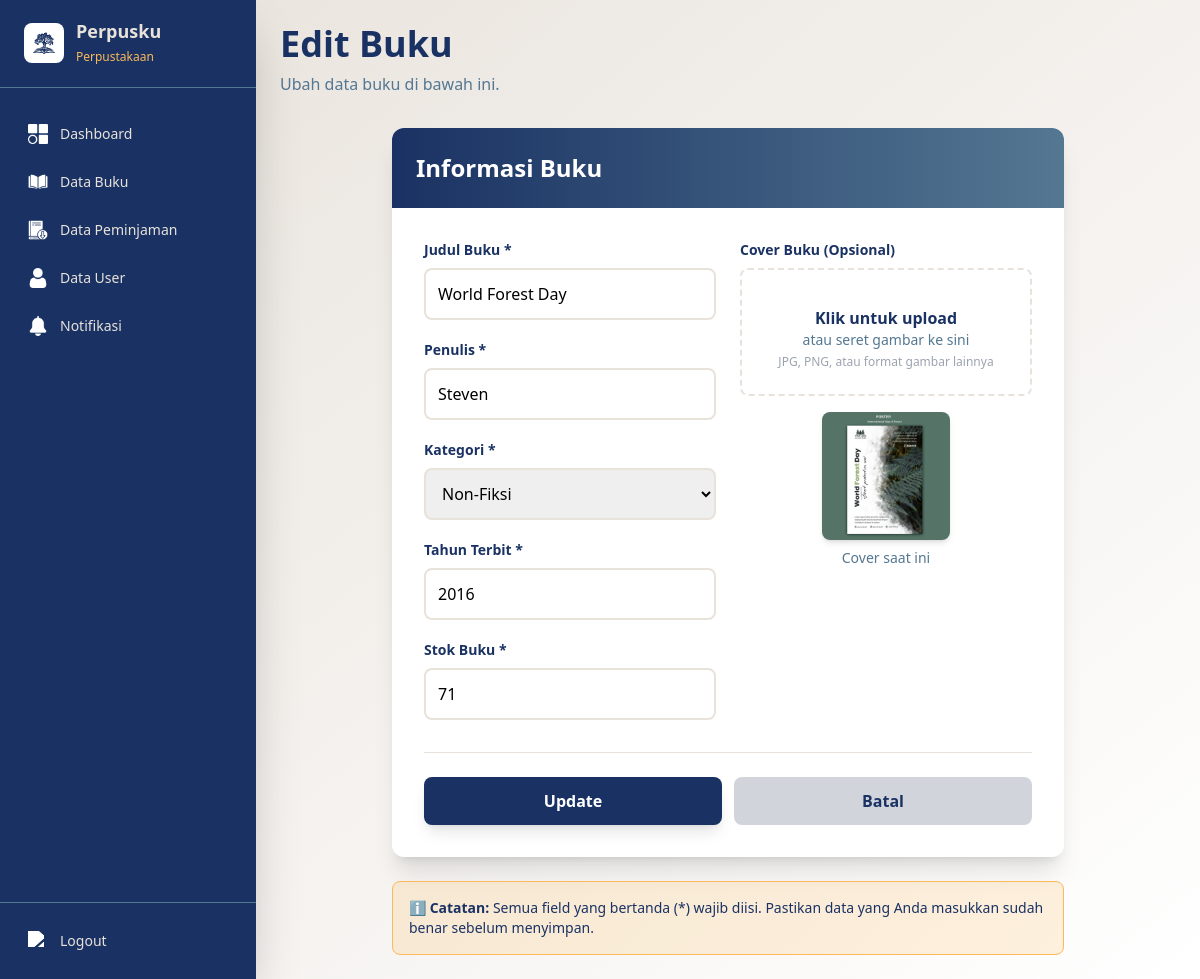
Before: /view/admin/tambah.php?edit=23 (signed in) with the older database file.
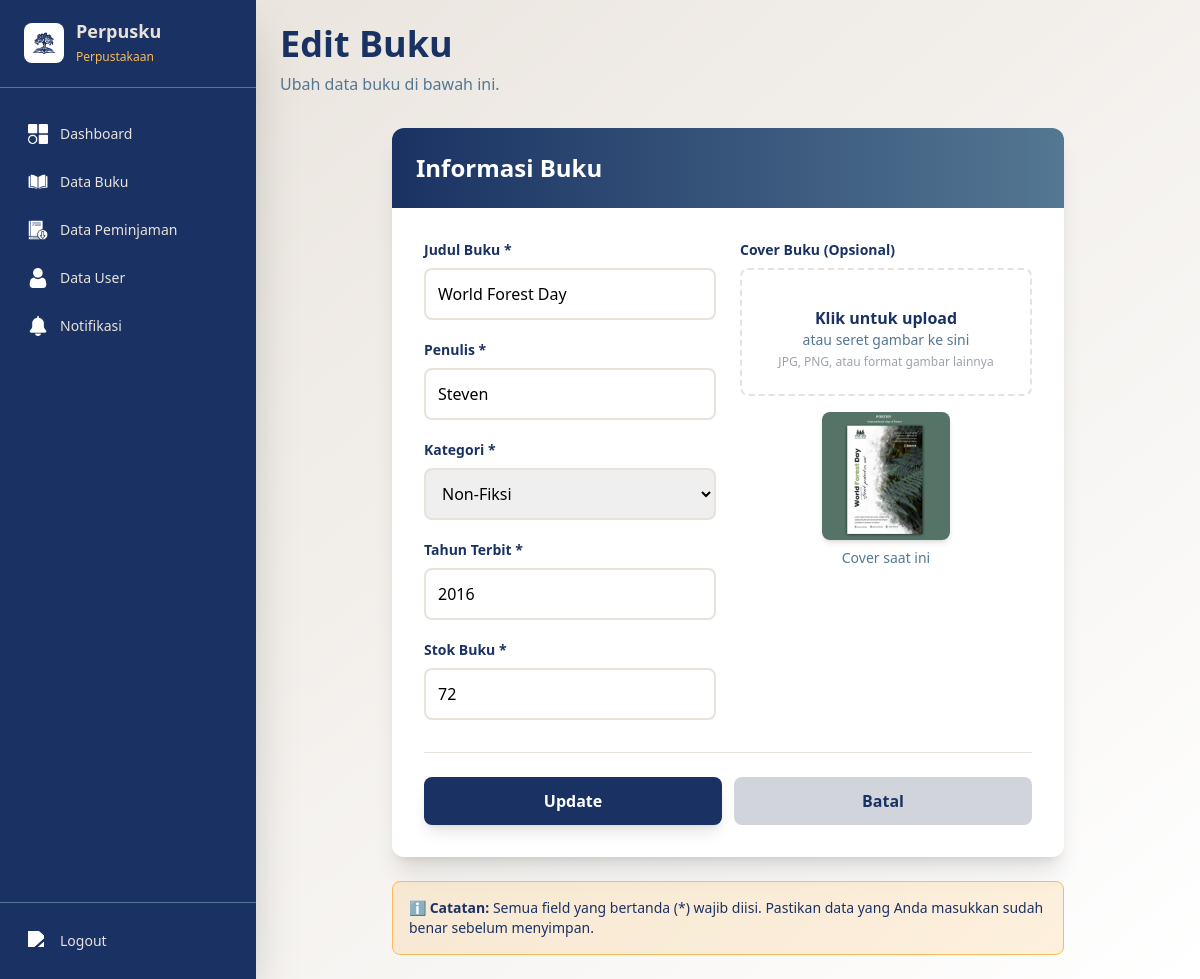
After: the same page with the newer database file.
### tables this page shows
CREATE TABLE `buku` (
  `id_buku` int(11) NOT NULL,
  `cover` varchar(255) NOT NULL,
  `judul` varchar(150) NOT NULL,
  `kategori` varchar(255) NOT NULL,
  `penulis` varchar(100) DEFAULT NULL,
  `tahun` year(4) DEFAULT NULL,
  `stok` int(11) NOT NULL,
  `created_at` datetime DEFAULT current_timestamp()
);

### view/admin/tambah.php (the view, shortened to what the changed rows need)
<?php
include '../../model/koneksi.php';
$isEdit = false;
$editData = [
    'id_buku' => '',
    'judul' => '',
    'kategori' => '',
    'penulis' => '',
    'tahun' => '',
    'stok' => '',
    'cover' => ''
];
if (isset($_GET['edit'])) {
    $isEdit = true;
    $id = intval($_GET['edit']);
    $result = mysqli_query($koneksi, "SELECT * FROM buku WHERE id_buku='$id' LIMIT 1");
    if ($row = mysqli_fetch_assoc($result)) {
        $editData = $row;
    }
}
?>
<!DOCTYPE html>
<html lang="en">
<head>
    <script src="https://cdn.tailwindcss.com"></script>
</head>
<body class="bg-gradient-to-br from-perpusku4 to-white min-h-screen">
    <div id="mainContent" class="flex-1 flex flex-col min-h-screen md:ml-64 transition-all duration-300 p-4 md:p-6">
        <div class="mb-8">
            <h1 class="text-3xl md:text-4xl font-bold text-perpusku1 mb-2">
                <?= $isEdit ? ' Edit Buku' : '+ Tambah Buku' ?>
            </h1>
        </div>
        <div class="bg-white rounded-xl shadow-xl max-w-2xl mx-auto w-full overflow-hidden">
            <div class="bg-gradient-to-r from-perpusku1 to-perpusku2 text-white p-6">
                <h2 class="text-2xl font-bold">Informasi Buku</h2>
            </div>
            <form method="post" enctype="multipart/form-data" action="../../controller/aksi_crud_buku.php" class="p-6 md:p-8">
                <div class="grid grid-cols-1 md:grid-cols-2 gap-6">
                    <div class="space-y-5">
                        <div>
                            <label class="block text-perpusku1 font-bold text-sm mb-2">Judul Buku *</label>
                            <input type="text" name="judul" class="w-full border-2 border-perpusku4 rounded-lg p-3 focus:border-perpusku2 focus:outline-none transition focus:ring-2 focus:ring-perpusku3" placeholder="Masukkan judul buku" required value="<?= htmlspecialchars($editData['judul']) ?>">
                        </div>
                        <div>
                            <label class="block text-perpusku1 font-bold text-sm mb-2">Penulis *</label>
                            <input type="text" name="penulis" class="w-full border-2 border-perpusku4 rounded-lg p-3 focus:border-perpusku2 focus:outline-none transition focus:ring-2 focus:ring-perpusku3" placeholder="Masukkan nama penulis" required value="<?= htmlspecialchars($editData['penulis']) ?>">
                        </div>
                        <div>
                            <label class="block text-perpusku1 font-bold text-sm mb-2">Kategori *</label>
                            <select name="kategori" class="w-full border-2 border-perpusku4 rounded-lg p-3 focus:border-perpusku2 focus:outline-none transition focus:ring-2 focus:ring-perpusku3" required>
                                <option value="Non-Fiksi" <?= ($editData['kategori'] ?? '') == 'Non-Fiksi' ? 'selected' : '' ?>>Non-Fiksi</option>
                            </select>
                        </div>
                        <div>
                            <label class="block text-perpusku1 font-bold text-sm mb-2">Tahun Terbit *</label>
                            <input type="number" name="tahun" class="w-full border-2 border-perpusku4 rounded-lg p-3 focus:border-perpusku2 focus:outline-none transition focus:ring-2 focus:ring-perpusku3" placeholder="Contoh: 2024" min="1900" max="2100" required value="<?= htmlspecialchars($editData['tahun']) ?>">
                        </div>
                        <div>
                            <label class="block text-perpusku1 font-bold text-sm mb-2">Stok Buku *</label>
                            <input type="number" name="stok" class="w-full border-2 border-perpusku4 rounded-lg p-3 focus:border-perpusku2 focus:outline-none transition focus:ring-2 focus:ring-perpusku3" placeholder="Jumlah stok buku" min="0" required value="<?= htmlspecialchars($editData['stok']) ?>">
                        </div>
                    </div>
                    <div>
                        <div id="coverPreview" class="mt-4">
                            <?php if ($isEdit && $editData['cover']): ?>
                                <img src="../../public/cover/<?= htmlspecialchars($editData['cover']) ?>" class="h-32 rounded-lg shadow-md mx-auto mb-2">
                                <p class="text-sm text-perpusku2 text-center">Cover saat ini</p>
                            <?php endif; ?>
                        </div>
                    </div>
                </div>
            </form>
        </div>
    </div>
</body>
</html>

Changed rows visible on the page:
changed buku "World Forest Day": stok "71" → "72"
